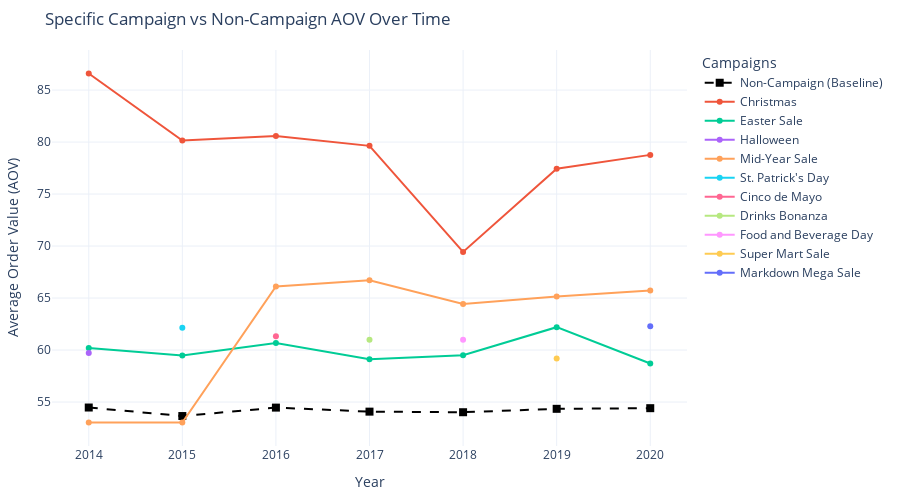

The code cell stored with this chart in its notebook:
### Markdown cell above
##### Comparing Specific Campaign AOV vs Non-Campaign AOV Trend

### Code cell
aov_campaign_plot(campaign_grouped, non_campaign_grouped)

### Figure 1 — Plotly figure (JSON) as saved in the notebook; plotly's stock layout.template omitted (floating-point values rounded to 4 significant figures)
{"data": [{"hovertemplate": "Year: %{x}<br>AOV: %{y}<extra></extra>", "line": {"color": "black", "dash": "dash"}, "marker": {"size": 8, "symbol": "square"}, "mode": "lines+markers", "name": "Non-Campaign (Baseline)", "type": "scatter", "x": [2014, 2015, 2016, 2017, 2018, 2019, 2020], "y": [54.47, 53.65, 54.47, 54.08, 54.02, 54.35, 54.41]}, {"hovertemplate": "Year: %{x}<br>AOV: %{y}<br>Campaign: Christmas<extra></extra>", "marker": {"size": 6}, "mode": "lines+markers", "name": "Christmas", "type": "scatter", "x": [2014, 2015, 2016, 2017, 2018, 2019, 2020], "y": [86.59, 80.14, 80.57, 79.64, 69.43, 77.44, 78.77]}, {"hovertemplate": "Year: %{x}<br>AOV: %{y}<br>Campaign: Easter Sale<extra></extra>", "marker": {"size": 6}, "mode": "lines+markers", "name": "Easter Sale", "type": "scatter", "x": [2014, 2015, 2016, 2017, 2018, 2019, 2020], "y": [60.2, 59.47, 60.67, 59.11, 59.5, 62.2, 58.7]}, {"hovertemplate": "Year: %{x}<br>AOV: %{y}<br>Campaign: Halloween<extra></extra>", "marker": {"size": 6}, "mode": "lines+markers", "name": "Halloween", "type": "scatter", "x": [2014], "y": [59.72]}, {"hovertemplate": "Year: %{x}<br>AOV: %{y}<br>Campaign: Mid-Year Sale<extra></extra>", "marker": {"size": 6}, "mode": "lines+markers", "name": "Mid-Year Sale", "type": "scatter", "x": [2014, 2015, 2016, 2017, 2018, 2019, 2020], "y": [53.04, 53.04, 66.12, 66.7, 64.42, 65.16, 65.73]}, {"hovertemplate": "Year: %{x}<br>AOV: %{y}<br>Campaign: St. Patrick's Day<extra></extra>", "marker": {"size": 6}, "mode": "lines+markers", "name": "St. Patrick's Day", "type": "scatter", "x": [2015], "y": [62.13]}, {"hovertemplate": "Year: %{x}<br>AOV: %{y}<br>Campaign: Cinco de Mayo<extra></extra>", "marker": {"size": 6}, "mode": "lines+markers", "name": "Cinco de Mayo", "type": "scatter", "x": [2016], "y": [61.33]}, {"hovertemplate": "Year: %{x}<br>AOV: %{y}<br>Campaign: Drinks Bonanza<extra></extra>", "marker": {"size": 6}, "mode": "lines+markers", "name": "Drinks Bonanza", "type": "scatter", "x": [2017], "y": [60.98]}, {"hovertemplate": "Year: %{x}<br>AOV: %{y}<br>Campaign: Food and Beverage Day<extra></extra>", "marker": {"size": 6}, "mode": "lines+markers", "name": "Food and Beverage Day", "type": "scatter", "x": [2018], "y": [61.0]}, {"hovertemplate": "Year: %{x}<br>AOV: %{y}<br>Campaign: Super Mart Sale<extra></extra>", "marker": {"size": 6}, "mode": "lines+markers", "name": "Super Mart Sale", "type": "scatter", "x": [2019], "y": [59.2]}, {"hovertemplate": "Year: %{x}<br>AOV: %{y}<br>Campaign: Markdown Mega Sale<extra></extra>", "marker": {"size": 6}, "mode": "lines+markers", "name": "Markdown Mega Sale", "type": "scatter", "x": [2020], "y": [62.28]}], "layout": {"height": 500, "hovermode": "x", "legend": {"title": {"text": "Campaigns"}}, "margin": {"b": 40, "l": 40, "r": 40, "t": 50}, "title": {"text": "Specific Campaign vs Non-Campaign AOV Over Time"}, "width": 900, "xaxis": {"title": {"text": "Year"}}, "yaxis": {"title": {"text": "Average Order Value (AOV)"}}}}
